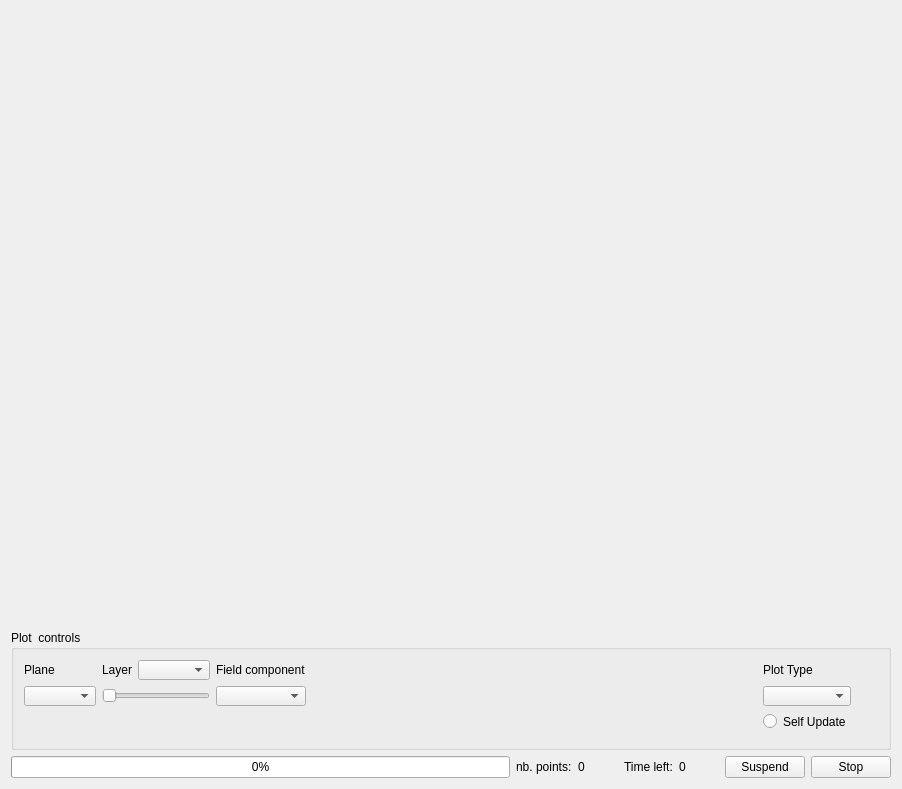
<?xml version="1.0" encoding="UTF-8"?>
<ui version="4.0">
 <class>Form</class>
 <widget class="QWidget" name="Form">
  <property name="windowModality">
   <enum>Qt::ApplicationModal</enum>
  </property>
  <property name="geometry">
   <rect>
    <x>0</x>
    <y>0</y>
    <width>902</width>
    <height>789</height>
   </rect>
  </property>
  <property name="windowTitle">
   <string>field plot</string>
  </property>
  <layout class="QGridLayout" name="gridLayout_3">
   <item row="0" column="0">
    <layout class="QGridLayout" name="gridLayout_2">
     <item row="0" column="0">
      <widget class="QWidget" name="canvas" native="true"/>
     </item>
     <item row="1" column="0">
      <widget class="QGroupBox" name="groupBox">
       <property name="minimumSize">
        <size>
         <width>470</width>
         <height>120</height>
        </size>
       </property>
       <property name="maximumSize">
        <size>
         <width>6000</width>
         <height>120</height>
        </size>
       </property>
       <property name="title">
        <string>Plot  controls</string>
       </property>
       <widget class="QWidget" name="">
        <property name="geometry">
         <rect>
          <x>13</x>
          <y>30</y>
          <width>827</width>
          <height>71</height>
         </rect>
        </property>
        <layout class="QGridLayout" name="gridLayout">
         <item row="0" column="0">
          <widget class="QLabel" name="label_2">
           <property name="text">
            <string>Plane</string>
           </property>
          </widget>
         </item>
         <item row="0" column="1">
          <widget class="QLabel" name="label_3">
           <property name="text">
            <string>Layer</string>
           </property>
          </widget>
         </item>
         <item row="0" column="2">
          <widget class="QComboBox" name="scan3d_layer"/>
         </item>
         <item row="0" column="3">
          <widget class="QLabel" name="label_4">
           <property name="text">
            <string>Field component</string>
           </property>
          </widget>
         </item>
         <item row="0" column="5">
          <widget class="QLabel" name="label_5">
           <property name="text">
            <string>Plot Type</string>
           </property>
          </widget>
         </item>
         <item row="1" column="0">
          <widget class="QComboBox" name="scan3d_plane"/>
         </item>
         <item row="1" column="1" colspan="2">
          <widget class="QSlider" name="scan3d_layer_slider">
           <property name="orientation">
            <enum>Qt::Horizontal</enum>
           </property>
          </widget>
         </item>
         <item row="1" column="3">
          <widget class="QComboBox" name="scan3d_fieldcomponent"/>
         </item>
         <item row="1" column="4">
          <spacer name="horizontalSpacer">
           <property name="orientation">
            <enum>Qt::Horizontal</enum>
           </property>
           <property name="sizeHint" stdset="0">
            <size>
             <width>408</width>
             <height>17</height>
            </size>
           </property>
          </spacer>
         </item>
         <item row="1" column="5">
          <widget class="QComboBox" name="scan3d_plottype"/>
         </item>
         <item row="2" column="5">
          <widget class="QRadioButton" name="scan3d_update">
           <property name="text">
            <string>Self Update</string>
           </property>
          </widget>
         </item>
        </layout>
       </widget>
      </widget>
     </item>
     <item row="2" column="0">
      <layout class="QHBoxLayout" name="horizontalLayout">
       <item>
        <widget class="QProgressBar" name="scan3d_progress">
         <property name="sizePolicy">
          <sizepolicy hsizetype="Expanding" vsizetype="Fixed">
           <horstretch>0</horstretch>
           <verstretch>0</verstretch>
          </sizepolicy>
         </property>
         <property name="minimumSize">
          <size>
           <width>0</width>
           <height>0</height>
          </size>
         </property>
         <property name="value">
          <number>0</number>
         </property>
        </widget>
       </item>
       <item>
        <widget class="QLabel" name="label">
         <property name="text">
          <string>nb. points:</string>
         </property>
        </widget>
       </item>
       <item>
        <widget class="QLabel" name="scan3d_nbpoints">
         <property name="minimumSize">
          <size>
           <width>40</width>
           <height>0</height>
          </size>
         </property>
         <property name="text">
          <string>0</string>
         </property>
        </widget>
       </item>
       <item>
        <widget class="QLabel" name="label_7">
         <property name="text">
          <string>Time left:</string>
         </property>
        </widget>
       </item>
       <item>
        <widget class="QLabel" name="scan3d_timeleft">
         <property name="minimumSize">
          <size>
           <width>40</width>
           <height>0</height>
          </size>
         </property>
         <property name="text">
          <string>0</string>
         </property>
        </widget>
       </item>
       <item>
        <widget class="QPushButton" name="scan3d_suspend">
         <property name="minimumSize">
          <size>
           <width>80</width>
           <height>0</height>
          </size>
         </property>
         <property name="text">
          <string>Suspend</string>
         </property>
        </widget>
       </item>
       <item>
        <widget class="QPushButton" name="scan3d_stop">
         <property name="minimumSize">
          <size>
           <width>80</width>
           <height>0</height>
          </size>
         </property>
         <property name="text">
          <string>Stop</string>
         </property>
        </widget>
       </item>
      </layout>
     </item>
    </layout>
   </item>
  </layout>
 </widget>
 <resources/>
 <connections/>
</ui>
